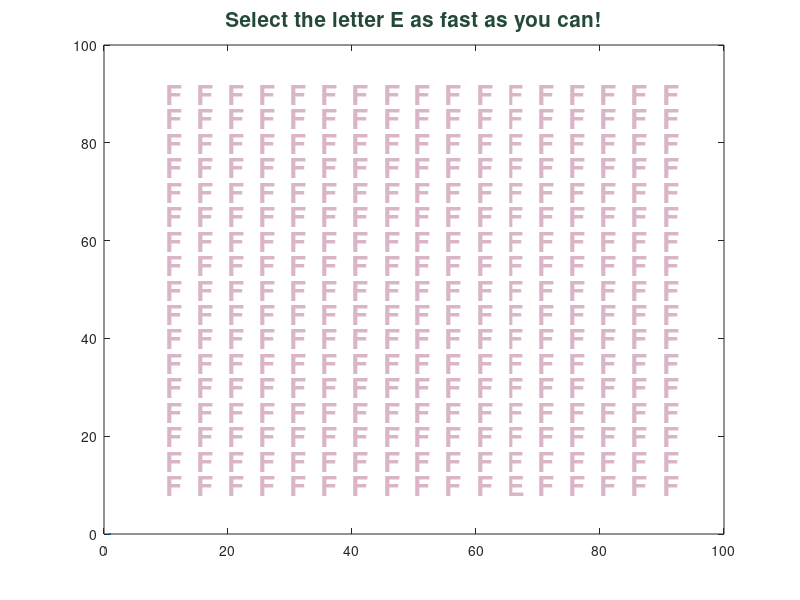

The MATLAB source for this figure: (Note: this script raises an error after producing the figure.)
function time = runLetterTest()
% function time = runLetterTest()
% Inputs: None
% Outputs: time (reaction time for this test)

rng('shuffle');

leeway = 5;
select = [0 0];

color = [rand() rand() rand()];

plot(0)
set(gca,'Color',color)
grid off
axis([0 100 0 100])

letnum = rand();
if letnum < 0.2
    letter = 'F';
    findlet = 'E';
elseif letnum < 0.4
    letter = 'O';
    findlet = 'C';
elseif letnum < 0.6
    letter = 'M';
    findlet = 'N';
elseif letnum < 0.8
    letter = 'Q';
    findlet = 'O';
else
    letter = 'E';
    findlet = 'F';
end

loc = (90-10).*rand(1,2) + 10;
loc = round(loc/5) * 5;

s = sprintf('Select the letter %s as fast as you can!',findlet);
title(s,'FontSize',15,'Color',color);

for k = 10:5:90
    for h = 10:5:90
        if(k == loc(1) && h == loc(2))
            text(k,h,findlet,'FontSize',20,'FontWeight','bold','Color',1-color);
        else
            text(k,h,letter,'FontSize',20,'FontWeight','bold','Color',1-color);
        end
    end
end

tic

while (select(1) < loc(1)-leeway || select(1) > loc(1)+leeway || select(2) < loc(2)-leeway || select(2) > loc(2)+leeway)
    [select(1),select(2)] = ginput(1);
end
time = toc;

end